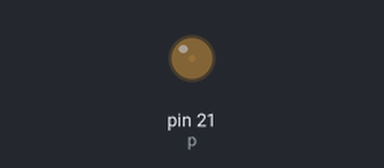
Bench run of a program on a simulated Raspberry Pi (header pin numbers). Parts: output pins drawn as LEDs (lit = HIGH).

Above: at 0.05 s.
At 1.8 s:
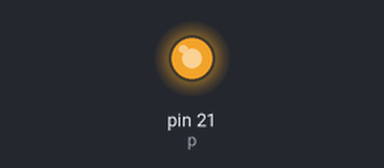
At 2.7 s:
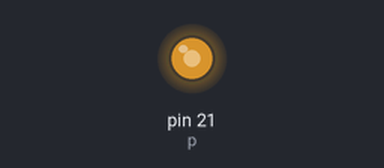
At 3.6 s:
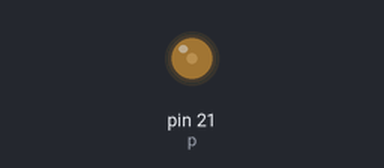
Timing chart, 0 to 5.2 s (numbered marks = the images above):
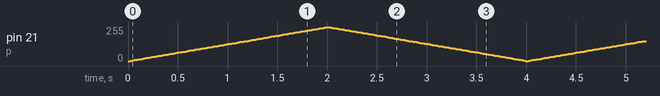

The program:

ledPWM.py
```python
import RPi.GPIO as GPIO        #This line alone caused 90 minutes of frustration

import time

GPIO.setmode(GPIO.BOARD)

GPIO.setup(21, GPIO.OUT) #set pin 21 to outputzz

p = GPIO.PWM(21,50)        #set the PWM on pin 21 to 50%

p.start(0) #I don’t remember what this does but trust me, you need it.

try:

    while True:

        for i in range (100):

            p.ChangeDutyCycle(i)

            time.sleep(0.02)         #These last three lines are going to loop and increase the power from 1% to 100% gradually

        for i in range(100):

            p.ChangeDutyCycle(100-i)

            time.sleep(0.02)         #These three lines loop and decrease the power from 100%-1% gradually

except KeyboardInterrupt:

    pass                   #This is supposed to stop the program if a key is hit, but it doesn’t work for us.  Only ctrl^c works

p.stop()
```
